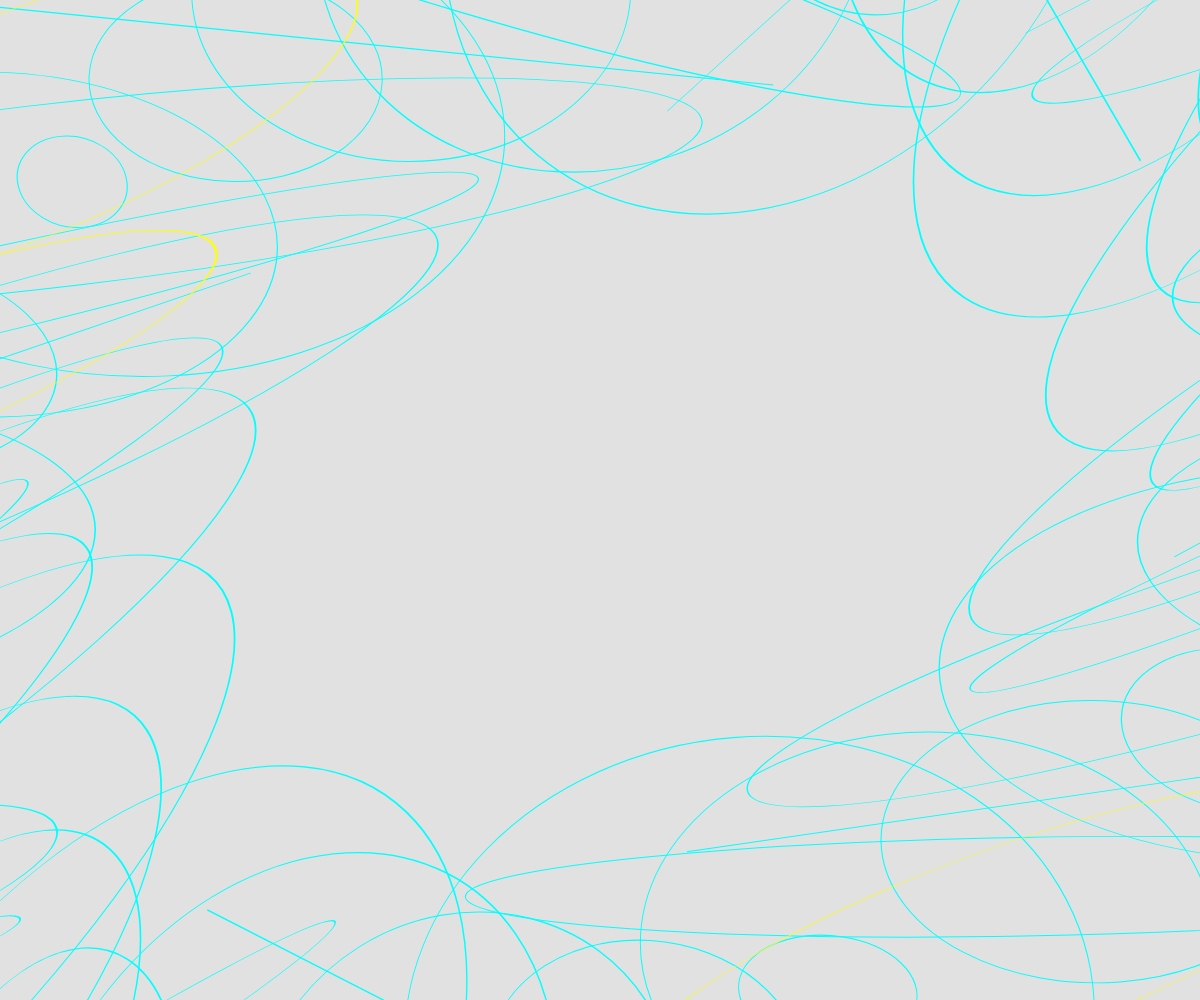
Frame 1 (no input)
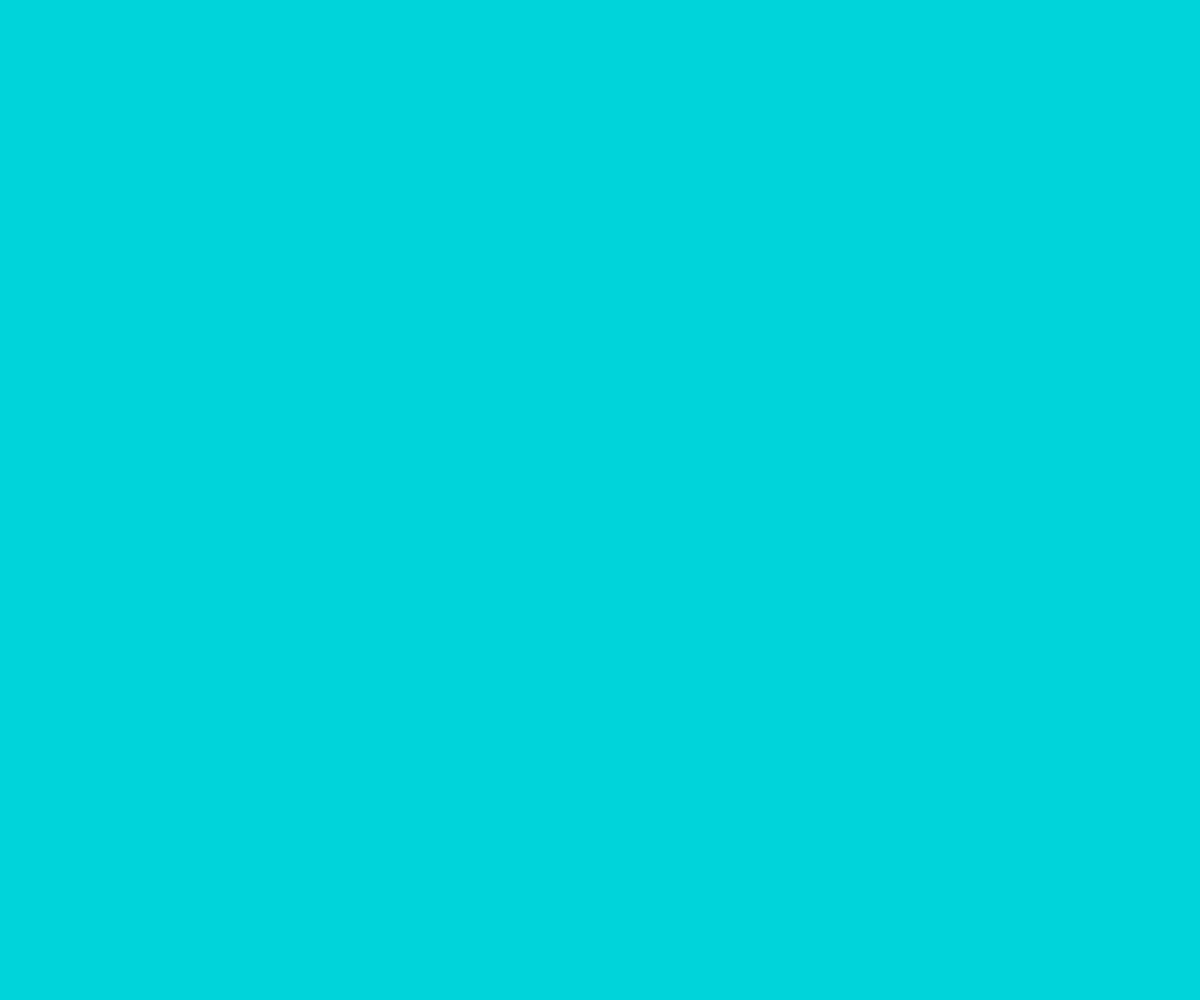
Frame 60 (no input)
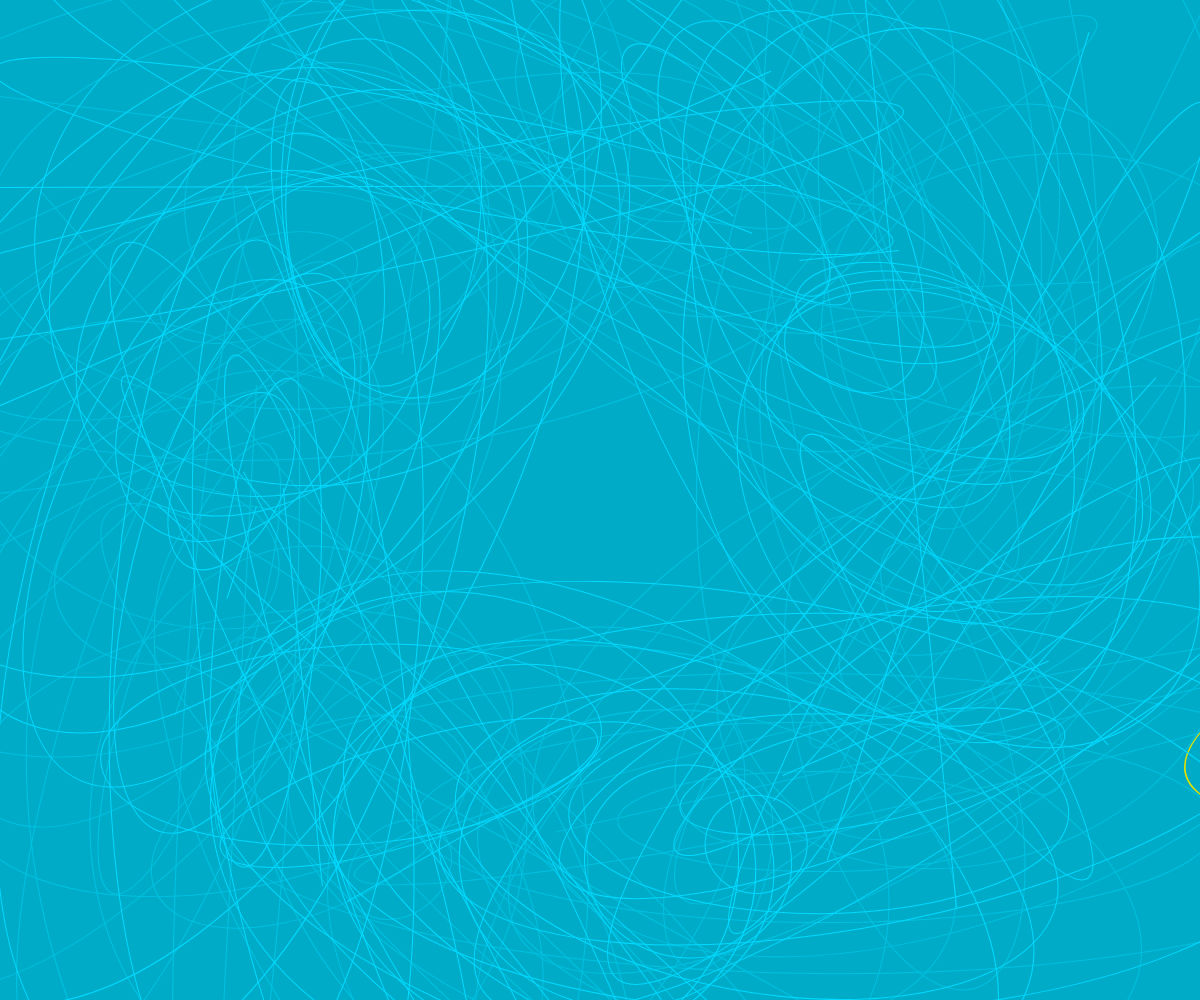
Frame 120 (the mouse pressed at the canvas centre since frame 60)

The p5.js sketch that drew these frames (run headless with seeded random() and noise() and a simulated clock; from frame 60 on, the mouse is pressed at the canvas centre):

// p5.js sketch
// ── sketch.js
function setup() {
  createCanvas(windowWidth, windowHeight);
  // background(0)
}

function draw() {
  background(0, 30);
  noFill();
  var noise1 = noise(.01 * frameCount) * width / 2;
  var noise2 = noise(.02 * frameCount) * width / 2;
  var noise3 = noise(.03 * frameCount) * width / 2;
  var noise4 = noise(.04 * frameCount) * height / 2;
  translate(width / 2, height / 2);
  stroke(0, noise1, noise2);
  for (let x = 0; x <= width; x += 100) {
    for (let y = 0; y <= height / 2; y += 100) {
      ellipse(noise1, noise2, x, y);
      rotate(noise1);
      // shearX(noise1);
      shearY(noise2);
      // scale(noise2 / 1000, noise3 / 100);
    }
  }
  stroke(noise2, noise3, 0);
  for (let x = width / 2; x <= width; x += 100) {
    for (let y = height / 2; y <= height; y += 100) {
      ellipse(x, y, noise2, noise3);
      rotate(noise2);
      // rect(noise2, noise2, 25, 25);
      // shearX(noise2);
      shearY(noise3);
      // scale(noise2 / 1000, noise3 / 100);
    }
  }
  // stroke(noise3, 0, noise4);
  // for (let x = width; x >= 0; x -= 50) {
  //   for (let y = height; y >= 0; y -= 50) {
  //     rect(noise3, noise3, 25, 25);
  //     shearX(noise3);
  //     shearY(noise2);
  //     scale(noise2 / 1000, noise3 / 100);
  //   }
  // }
  // stroke(noise4, noise1, 0);
  // for (let x = width; x >= 0; x -= 50) {
  //   for (let y = height; y >= 0; y -= 50) {
  //     rect(noise4, noise4, 25, 25);
  //     shearX(noise4);
  //     shearY(noise1);
  //     scale(noise2 / 1000, noise3 / 100);
  //   }
  // }
  //   for (let x1 = 0; x1 <= width; x1 += 25) {
  //     for (let x2 = 0; x2 <= width; x2 += 50) {
  //       for (let y1 = 0; y1 <= height; y1 += 25) {
  //         for (let y2 = 0; y2 <= height; y2 += 50) {
  //           for (let x3 = 0; x3 <= width; x3 += 10) {
  //             for (let y3 = 0; y3 <= height; y3 += 5) {
  //               bezier(noise(x1 / 10) * frameCount, noise(y1 / 10), noise(x2 / 10), noise(y2 / 10), noise(x3 / 10), noise(y3 / 10));
  //             }
  //           }
  //         }
  //       }
  //     }
  //   }
}
